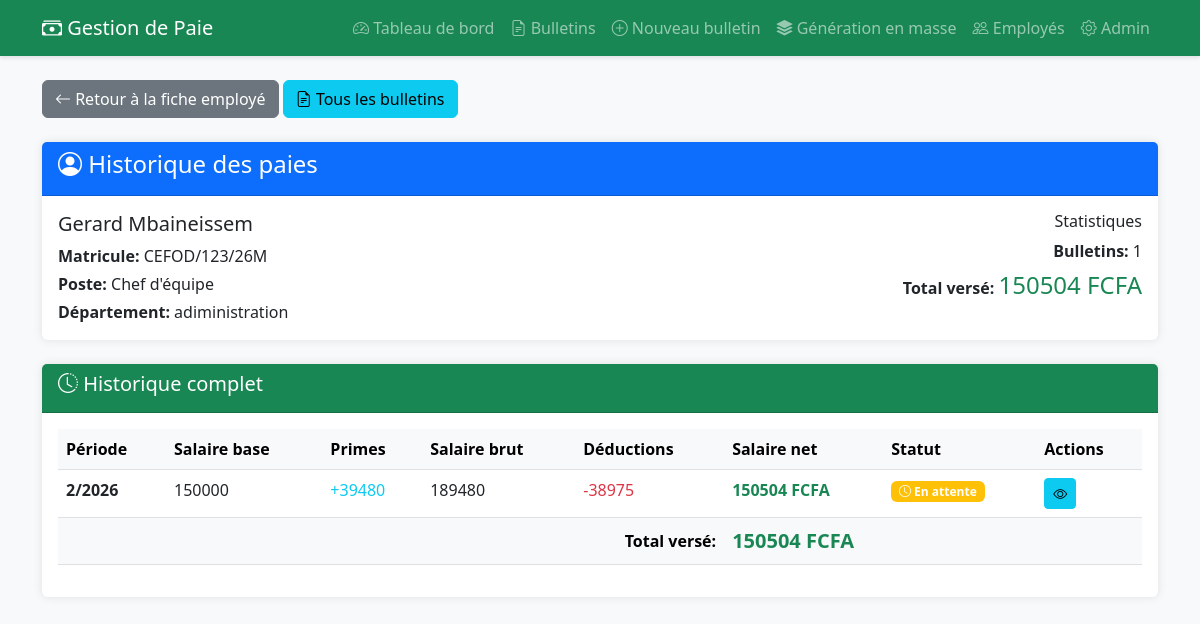
Screenshot of /paie/historique/2/ with the database file from the repository.
### gestion_emp/models.py (models this page shows, shortened)
class Employe(models.Model):
    GENRE_CHOICES = [
        ('M', 'Masculin'),
        ('F', 'Féminin'),
    ]
    STATUT_CHOICES = [
        ('actif', 'Actif'),
        ('conge', 'En congé'),
        ('suspendu', 'Suspendu'),
        ('demission', 'Démission'),
    ]
    POSTE_CHOICES = [
        ('directeur', 'Directeur'),
        ('manager', 'Manager'),
        ('chef_equipe', 'Chef d\'équipe'),
        ('employe', 'Employé'),
        ('stagiaire', 'Stagiaire'),
    ]
    matricule = models.CharField(max_length=20, unique=True, verbose_name="Matricule")
    nom = models.CharField(max_length=100, verbose_name="Nom")
    prenom = models.CharField(max_length=100, verbose_name="Prénom")
    genre = models.CharField(max_length=1, choices=GENRE_CHOICES, verbose_name="Genre")
    date_naissance = models.DateField(verbose_name="Date de naissance")
    lieu_naissance = models.CharField(max_length=100, verbose_name="Lieu de naissance")
    telephone_regex = RegexValidator(regex=r'^\+?1?\d{8,15}$', message="Numéro de téléphone invalide")
    telephone = models.CharField(validators=[telephone_regex], max_length=17, verbose_name="Téléphone")
    email = models.EmailField(unique=True, verbose_name="Email")
    adresse = models.TextField(verbose_name="Adresse")
    poste = models.CharField(max_length=50, choices=POSTE_CHOICES, verbose_name="Poste")
    departement = models.CharField(max_length=100, verbose_name="Département")
    date_embauche = models.DateField(verbose_name="Date d'embauche")
    salaire_base = models.DecimalField(max_digits=10, decimal_places=2, verbose_name="Salaire de base")
    statut = models.CharField(max_length=20, choices=STATUT_CHOICES, default='actif', verbose_name="Statut")
    date_creation = models.DateTimeField(auto_now_add=True, verbose_name="Date de création")
    date_modification = models.DateTimeField(auto_now=True, verbose_name="Dernière modification")
    class Meta:
        verbose_name = "Employé"
        verbose_name_plural = "Employés"
        ordering = ['-date_embauche']
    def get_nom_complet(self):
        return f"{self.prenom} {self.nom}"

### gestion_paie/models.py (models this page shows, shortened)
class BulletinPaie(models.Model):
    employe = models.ForeignKey(Employe, on_delete=models.CASCADE, related_name='bulletins')
    mois = models.IntegerField(verbose_name="Mois")
    annee = models.IntegerField(verbose_name="Année")
    salaire_base = models.DecimalField(max_digits=12, decimal_places=2, default=0, verbose_name="Salaire de base")
    heures_sup_normales = models.DecimalField(max_digits=6, decimal_places=2, default=0, verbose_name="Heures sup normales")
    montant_heures_sup_normales = models.DecimalField(max_digits=12, decimal_places=2, default=0, verbose_name="Montant heures sup normales")
    heures_sup_nuit = models.DecimalField(max_digits=6, decimal_places=2, default=0, verbose_name="Heures sup de nuit")
    montant_heures_sup_nuit = models.DecimalField(max_digits=12, decimal_places=2, default=0, verbose_name="Montant heures sup de nuit")
    heures_sup_weekend = models.DecimalField(max_digits=6, decimal_places=2, default=0, verbose_name="Heures sup week-end")
    montant_heures_sup_weekend = models.DecimalField(max_digits=12, decimal_places=2, default=0, verbose_name="Montant heures sup week-end")
    total_primes = models.DecimalField(max_digits=12, decimal_places=2, default=0, verbose_name="Total primes")
    total_deductions = models.DecimalField(max_digits=12, decimal_places=2, default=0, verbose_name="Total déductions")
    salaire_brut = models.DecimalField(max_digits=12, decimal_places=2, default=0, verbose_name="Salaire brut")
    cotisation_sociale_employe = models.DecimalField(max_digits=12, decimal_places=2, default=0, verbose_name="Cotisation sociale employé")
    cotisation_sociale_employeur = models.DecimalField(max_digits=12, decimal_places=2, default=0, verbose_name="Cotisation sociale employeur")
    salaire_imposable = models.DecimalField(max_digits=12, decimal_places=2, default=0, verbose_name="Salaire imposable")
    impot_revenu = models.DecimalField(max_digits=12, decimal_places=2, default=0, verbose_name="Impôt sur le revenu")
    salaire_net = models.DecimalField(max_digits=12, decimal_places=2, default=0, verbose_name="Salaire net")
    date_creation = models.DateTimeField(auto_now_add=True, verbose_name="Date de création")
    date_paiement = models.DateField(null=True, blank=True, verbose_name="Date de paiement")
    paye = models.BooleanField(default=False, verbose_name="Payé")
    parametres = models.ForeignKey(ParametrePaie, on_delete=models.PROTECT, verbose_name="Paramètres utilisés", null=True, blank=True)
    class Meta:
        verbose_name = "Bulletin de paie"
        verbose_name_plural = "Bulletins de paie"
        unique_together = ['employe', 'mois', 'annee']
        ordering = ['-annee', '-mois']

### gestion_paie/views.py (the view)
# urls.py: path('historique/<int:employe_pk>/', views.historique_employe, name='historique_employe'),
def historique_employe(request, employe_pk):
    employe = get_object_or_404(Employe, pk=employe_pk)
    bulletins = BulletinPaie.objects.filter(employe=employe).order_by('-annee', '-mois')
    total_verse = bulletins.aggregate(total=Sum('salaire_net'))['total'] or 0
    context = {
        'employe': employe,
        'bulletins': bulletins,
        'total_verse': total_verse,
    }
    return render(request, 'gestion_paie/historique_employe.html', context)

### gestion_paie/templates/gestion_paie/historique_employe.html (shortened to what this page needs)
{% extends 'gestion_paie/base.html' %}
{% block content %}
<div class="row mb-4">
    <div class="col-md-12">
        <a href="{% url 'detail_employe' employe.pk %}" class="btn btn-secondary">
            <i class="bi bi-arrow-left"></i> Retour à la fiche employé
        </a>
        <a href="{% url 'liste_bulletins' %}" class="btn btn-info">
            <i class="bi bi-file-earmark-text"></i> Tous les bulletins
        </a>
    </div>
</div>
<div class="card mb-4">
    <div class="card-header bg-primary text-white">
        <h4><i class="bi bi-person-circle"></i> Historique des paies</h4>
    </div>
    <div class="card-body">
        <div class="row">
            <div class="col-md-6">
                <h5>{{ employe.get_nom_complet }}</h5>
                <p class="mb-1"><strong>Matricule:</strong> {{ employe.matricule }}</p>
                <p class="mb-1"><strong>Poste:</strong> {{ employe.get_poste_display }}</p>
                <p class="mb-0"><strong>Département:</strong> {{ employe.departement }}</p>
            </div>
            <div class="col-md-6 text-end">
                <h6>Statistiques</h6>
                <p class="mb-1"><strong>Bulletins:</strong> {{ bulletins.count }}</p>
                <p class="mb-0"><strong>Total versé:</strong>
                    <span class="fs-4 text-success">{{ total_verse|floatformat:0 }} FCFA</span>
                </p>
            </div>
        </div>
    </div>
</div>
<div class="card">
    <div class="card-header bg-success text-white">
        <h5><i class="bi bi-clock-history"></i> Historique complet</h5>
    </div>
    <div class="card-body">
        {% if bulletins %}
        <div class="table-responsive">
            <table class="table table-hover">
                <thead class="table-light">
                    <tr>
                        <th>Période</th>
                        <th>Salaire base</th>
                        <th>Primes</th>
                        <th>Salaire brut</th>
                        <th>Déductions</th>
                        <th>Salaire net</th>
                        <th>Statut</th>
                        <th>Actions</th>
                    </tr>
                </thead>
                <tbody>
                    {% for bulletin in bulletins %}
                    <tr>
                        <td><strong>{{ bulletin.mois }}/{{ bulletin.annee }}</strong></td>
                        <td>{{ bulletin.salaire_base|floatformat:0 }}</td>
                        <td class="text-info">+{{ bulletin.total_primes|floatformat:0 }}</td>
                        <td>{{ bulletin.salaire_brut|floatformat:0 }}</td>
                        <td class="text-danger">-{{ bulletin.total_deductions|floatformat:0 }}</td>
                        <td><strong class="text-success">{{ bulletin.salaire_net|floatformat:0 }} FCFA</strong></td>
                        <td>
                            {% if bulletin.paye %}
                                <span class="badge bg-success"><i class="bi bi-check"></i> Payé</span>
                            {% else %}
                                <span class="badge bg-warning"><i class="bi bi-clock"></i> En attente</span>
                            {% endif %}
                        </td>
                        <td>
                            <a href="{% url 'detail_bulletin' bulletin.pk %}" class="btn btn-sm btn-info">
                                <i class="bi bi-eye"></i>
                            </a>
                        </td>
                    </tr>
                    {% endfor %}
                </tbody>
                <tfoot class="table-light">
                    <tr>
                        <th colspan="5" class="text-end">Total versé:</th>
                        <th colspan="3" class="text-success fs-5">{{ total_verse|floatformat:0 }} FCFA</th>
                    </tr>
                </tfoot>
            </table>
        </div>
        {% else %}
        <div class="alert alert-info text-center">
            <i class="bi bi-info-circle"></i> Aucun bulletin de paie pour cet employé.
            <br><a href="{% url 'creer_bulletin' %}" class="btn btn-primary mt-2">Créer le premier bulletin</a>
        </div>
        {% endif %}
    </div>
</div>
{% endblock %}

### gestion_paie/templates/gestion_paie/base.html (style rules this page uses)
body { background-color: #f8f9fa; }
.card { box-shadow: 0 0 10px rgba(0,0,0,.1); border: none; margin-bottom: 20px; }

### rows the page displays
Employe: get_nom_complet "Gerard Mbaineissem", matricule "CEFOD/123/26M", poste "Chef d'équipe", departement "adiministration"
BulletinPaie: mois "2", annee "2026", salaire_base "150000", total_primes "39480", salaire_brut "189480", total_deductions "38975", salaire_net "150504", paye False (drawn)

### other values shown
{{ bulletins.count }} "1"
{{ total_verse|floatformat:0 }} "150504"
